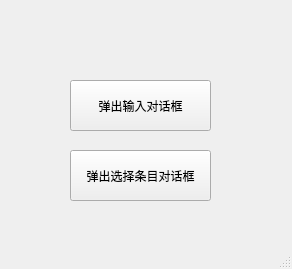
<?xml version="1.0" encoding="UTF-8"?>
<ui version="4.0">
 <class>MainWindow</class>
 <widget class="QMainWindow" name="MainWindow">
  <property name="geometry">
   <rect>
    <x>0</x>
    <y>0</y>
    <width>292</width>
    <height>269</height>
   </rect>
  </property>
  <property name="windowTitle">
   <string>MainWindow</string>
  </property>
  <widget class="QWidget" name="centralwidget">
   <widget class="QPushButton" name="pushButton">
    <property name="geometry">
     <rect>
      <x>70</x>
      <y>80</y>
      <width>141</width>
      <height>51</height>
     </rect>
    </property>
    <property name="text">
     <string>弹出输入对话框</string>
    </property>
   </widget>
   <widget class="QPushButton" name="pushButton_2">
    <property name="geometry">
     <rect>
      <x>70</x>
      <y>150</y>
      <width>141</width>
      <height>51</height>
     </rect>
    </property>
    <property name="text">
     <string>弹出选择条目对话框</string>
    </property>
   </widget>
  </widget>
  <widget class="QMenuBar" name="menubar">
   <property name="geometry">
    <rect>
     <x>0</x>
     <y>0</y>
     <width>292</width>
     <height>19</height>
    </rect>
   </property>
  </widget>
  <widget class="QStatusBar" name="statusbar"/>
 </widget>
 <resources/>
 <connections/>
</ui>
